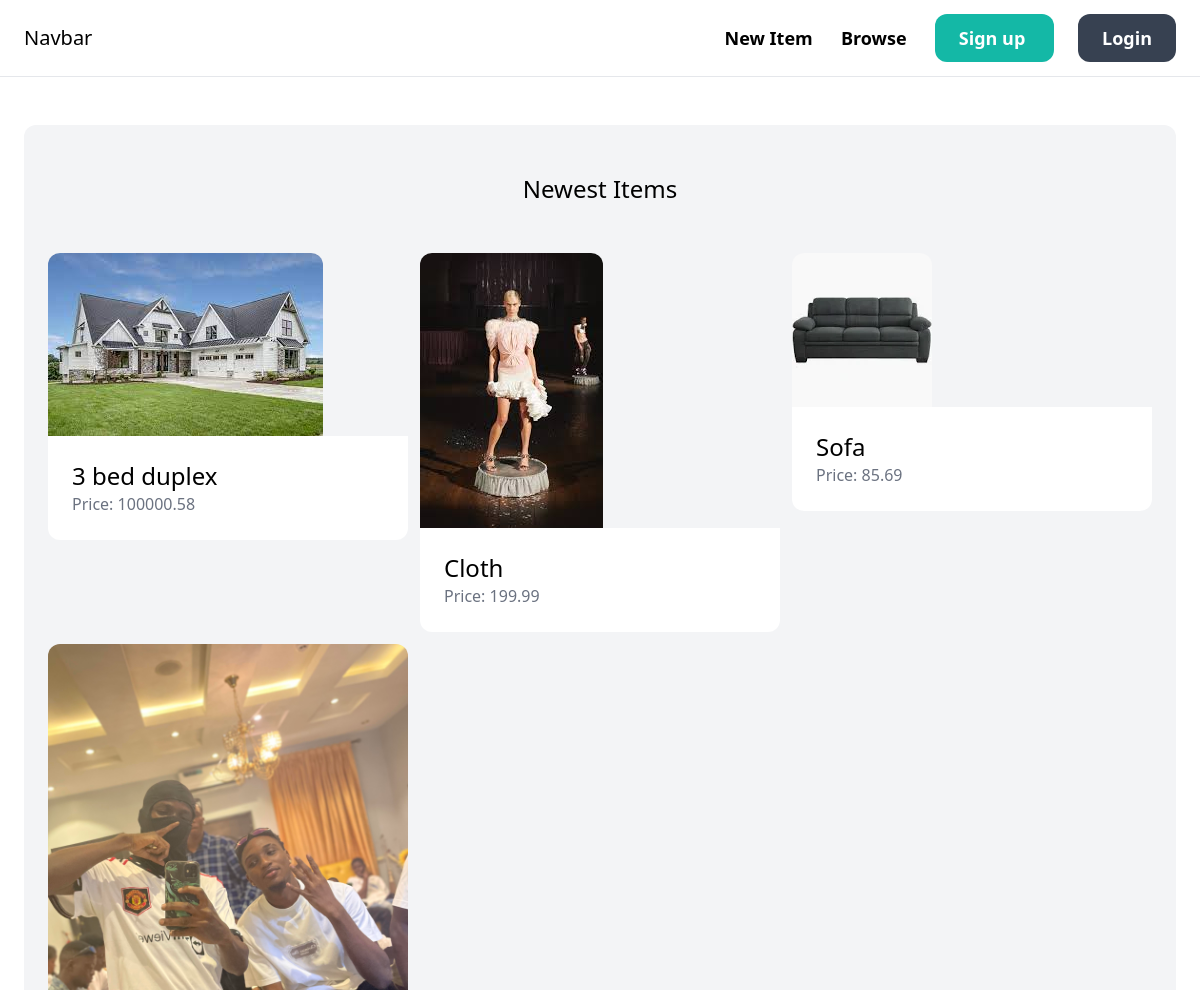
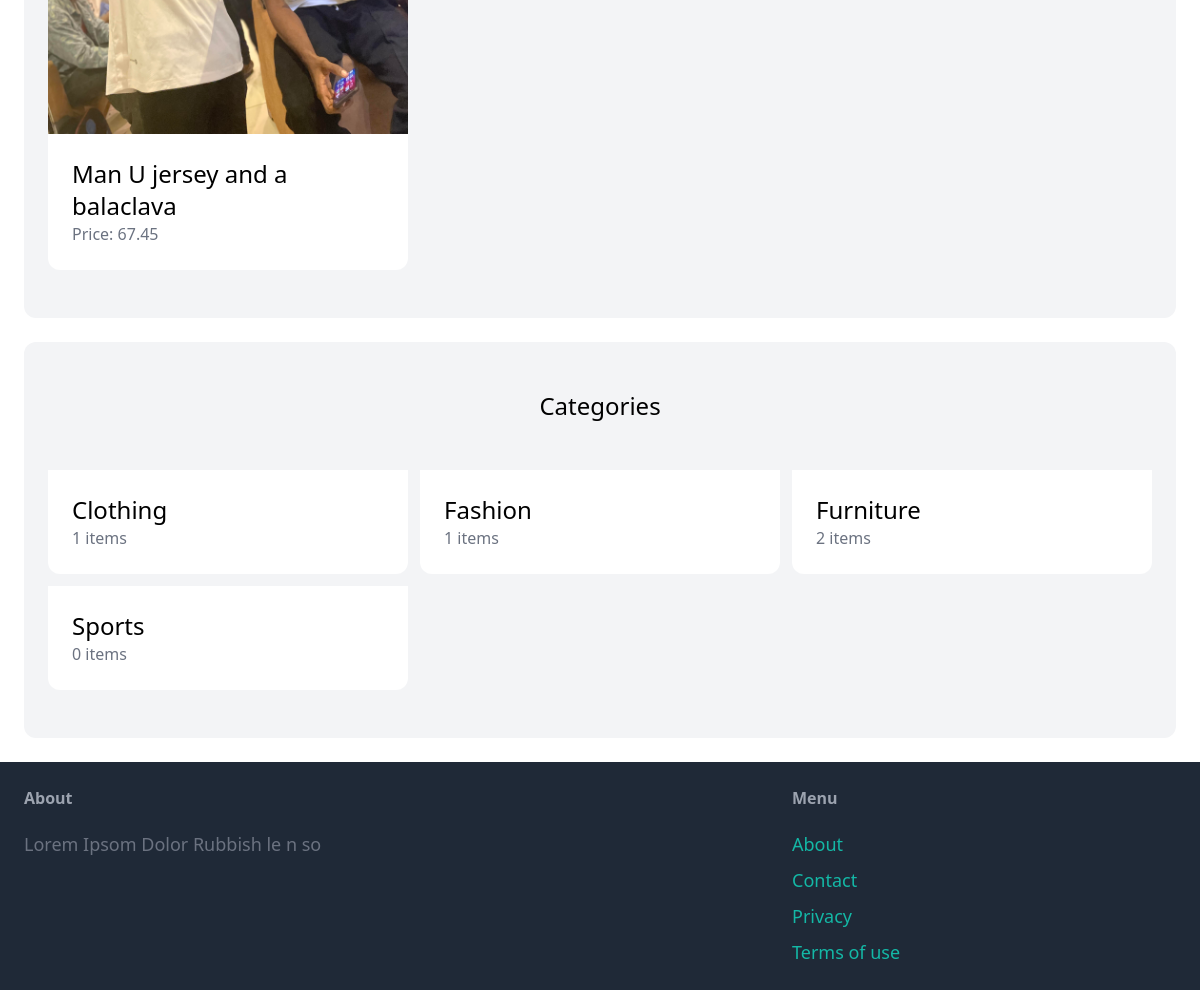
The page / on the database its author committed (2 pictures, top to bottom).
### item/models.py (models this page shows, shortened)
class Item(models.Model):
	category = models.ForeignKey(Category, related_name='items', on_delete=models.CASCADE)
	name = models.CharField(max_length = 255)
	description = models.TextField(blank = True, null = True)
	price = models.DecimalField(max_digits=10, decimal_places=2)
	image = models.ImageField(upload_to = 'images', blank = True, null = True)
	is_sold = models.BooleanField(default = False)
	created_by = models.ForeignKey(User, related_name='items', on_delete=models.CASCADE)
	created_at = models.DateTimeField(auto_now_add=True)

class Category(models.Model):
	name = models.CharField(max_length = 255)
	class Meta:
		verbose_name_plural = 'Categories'
		ordering = ('name',)

### core/views.py (the view)
# urls.py: path('',views.index,name='index'),
def index(request):
	items = Item.objects.filter(is_sold=False)[0:6]
	categories = Category.objects.all()
	return render(request, 'core/index.html', {
		'categories': categories,
		'items': items,
		})

### core/templates/core/index.html (shortened to what this page needs)
{% extends 'core/base.html' %}
{% block content %}
	<div class="mt-6 px-6 py-12 bg-gray-100 rounded-xl">
		<h2 class="mb-12 text-2xl text-center">Newest Items</h2>
		<div class="grid grid-cols-3 gap-3">
			{% for item in items %}
				<div>
					<a href="{% url 'item:detail' item.id %}">
						<div>
							<img src="{{ item.image.url }}" class="rounded-t-xl">
						</div>
						<div class="p-6 bg-white rounded-b-xl">
							<h2 class="text-2xl">{{ item.name }}</h2>
							<p class="text-gray-500">Price: {{ item.price }}</p>
						</div>
					</a>
				</div>
			{% endfor %}
		</div>
	</div>
	<div class="mt-6 px-6 py-12 bg-gray-100 rounded-xl">
		<h2 class="mb-12 text-2xl text-center">Categories</h2>
		<div class="grid grid-cols-3 gap-3">
			{% for category in categories %}
				<div>
					<a href="#">
						<div class="p-6 bg-white rounded-b-xl">
							<h2 class="text-2xl">{{ category.name }}</h2>
							<p class="text-gray-500">{{ category.items.count }} items</p>
						</div>
					</a>
				</div>
			{% endfor %}
		</div>
	</div>
{% endblock %}

### core/templates/core/base.html (shortened to what this page needs)
<!DOCTYPE html>
<html>
<head>
	<script src="https://cdn.tailwindcss.com"></script>
</head>
<body>
	<nav class="py-6 px-6 flex justify-between items-center border-b border-gray-200">
		<a href="/" class="text-xl" font-semibold>Navbar</a>
		<div class="space-x-6">
			<a href="{% url 'item:new' %}" class="text-lg font-semibold hover:text-gray-500">New Item</a>
			<a href="{% url 'item:items' %}" class="text-lg font-semibold hover:text-gray-500">Browse</a>
			{% if request.user.is_authenticated %}
				<a href="{% url 'conversation:inbox' %}" class="px-6 py-3 text-lg font-semibold hover:text-gray-500 bg-teal-500 		text-white rounded-xl hover:bg-teal-700">
					Inbox
				</a>
				<a href="{% url 'dashboard:index'%}" class="px-6 py-3 text-lg font-semibold hover:text-gray-500 bg-gray-700 		text-white rounded-xl hover:bg-gray-700">
					Dashboard
				</a>
			{% else %}
				<a href="{% url 'core:signup' %}" class="px-6 py-3 text-lg font-semibold hover:text-gray-500 bg-teal-500 		text-white rounded-xl hover:bg-teal-700">
					Sign up
				</a>
				<a href="{% url 'core:login' %}" class="px-6 py-3 text-lg font-semibold hover:text-gray-500 bg-gray-700 		text-white rounded-xl hover:bg-gray-700">
					Login
				</a>
			{% endif %}
		</div>
	</nav>
	<div class="px-6 py-6">
		{% block content %}
		{% endblock %}
	</div>
	<footer class="py-6 px-6 justify-between flex bg-gray-800">
		<div class="w-2/3 pr-10">
			<h3 class="mb-5 font-semibold text-gray-400">About</h3>
			<p class="text-lg text-gray-500">Lorem Ipsom Dolor Rubbish le n so</p>
		</div>
		<div class="w-1/3">
			<h3 class="mb-5 font-semibold text-gray-400">Menu</h3>
			<ul class="space-y-2">
				<li>
					<a href="#" class="text-lg text-teal-500 hover:text-teal-700">
						About
					</a>
				</li>
				<li>
					<a href="{% url 'core:contact' %}" class="text-lg text-teal-500 hover:text-teal-700">
						Contact
					</a>
				</li>
				<li>
					<a href="#" class="text-lg text-teal-500 hover:text-teal-700">
						Privacy
					</a>
				</li>
				<li>
					<a href="#" class="text-lg text-teal-500 hover:text-teal-700">
						Terms of use
					</a>
				</li>
			</ul>
		</div>
	</footer>
</body>
</html>

### rows shown on the page
Item: image (picture), name "3 bed duplex", price "100000.58"
Item: image (picture), name "Cloth", price "199.99"
Item: image (picture), name "Sofa", price "85.69"
Item: image (picture), name "Man U jersey and a balaclava", price "67.45"
Category: name "Clothing", items.count "1"
Category: name "Fashion", items.count "1"
Category: name "Furniture", items.count "2"
Category: name "Sports", items.count "0"
